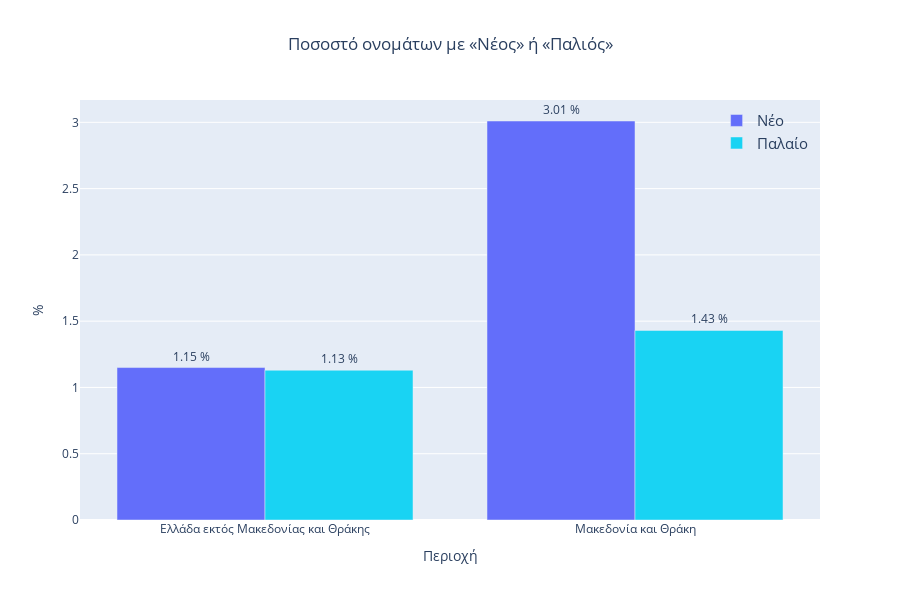

Notebook code for this chart:
### Code cell
# Recreate with Plotly Express
fig = px.bar(
    neo_palio_long,
    x = 'location',
    y = 'percentage',
    color = 'type',
    color_discrete_map = {
        'Νέο' : px.colors.qualitative.Plotly[0],
        'Παλαίο' : px.colors.qualitative.Plotly[5]
    },
    text = 'percentage',
    barmode = 'group',

    labels = {
        'location' : 'Περιοχή',
        'percentage' : '%'},


    # Format 
    title = 'Ποσοστό ονομάτων με «Νέος» ή «Παλιός»',
    height = 600,
)

# Update title
fig.update_layout(title_x=0.5)

# Update legend
fig.update_layout(legend=dict(
    yanchor="top",
    y=0.99,
    xanchor="right",
    x=0.99,
    bgcolor = 'rgba(0,0,0,0)',
    title = '',
    font = dict(size = 15)
))

# Update text annotations
fig.update_traces(texttemplate='%{text:.3s} %', textposition='outside')

fig.show()

# Save image 
fig.write_image("imgs/Ελληνικά/Κατανομή Παλιών και Νέων Ονομάτων.png")

### Figure 1 — Plotly figure (JSON) as saved in the notebook; plotly's stock layout.template omitted (floating-point values rounded to 4 significant figures)
{"data": [{"alignmentgroup": "True", "hovertemplate": "type=Νέο<br>Περιοχή=%{x}<br>%=%{text}<extra></extra>", "legendgroup": "Νέο", "marker": {"color": "#636EFA", "pattern": {"shape": ""}}, "name": "Νέο", "offsetgroup": "Νέο", "orientation": "v", "showlegend": true, "text": [1.15, 3.01], "textposition": "outside", "texttemplate": "%{text:.3s} %", "type": "bar", "x": ["Ελλάδα εκτός Μακεδονίας και Θράκης", "Μακεδονία και Θράκη"], "xaxis": "x", "y": [1.15, 3.01], "yaxis": "y"}, {"alignmentgroup": "True", "hovertemplate": "type=Παλαίο<br>Περιοχή=%{x}<br>%=%{text}<extra></extra>", "legendgroup": "Παλαίο", "marker": {"color": "#19D3F3", "pattern": {"shape": ""}}, "name": "Παλαίο", "offsetgroup": "Παλαίο", "orientation": "v", "showlegend": true, "text": [1.13, 1.43], "textposition": "outside", "texttemplate": "%{text:.3s} %", "type": "bar", "x": ["Ελλάδα εκτός Μακεδονίας και Θράκης", "Μακεδονία και Θράκη"], "xaxis": "x", "y": [1.13, 1.43], "yaxis": "y"}], "layout": {"barmode": "group", "height": 600, "legend": {"bgcolor": "rgba(0,0,0,0)", "font": {"size": 15}, "title": {"text": ""}, "tracegroupgap": 0, "x": 0.99, "xanchor": "right", "y": 0.99, "yanchor": "top"}, "title": {"text": "Ποσοστό ονομάτων με «Νέος» ή «Παλιός»", "x": 0.5}, "xaxis": {"anchor": "y", "domain": [0, 1], "title": {"text": "Περιοχή"}}, "yaxis": {"anchor": "x", "domain": [0, 1], "title": {"text": "%"}}}}
